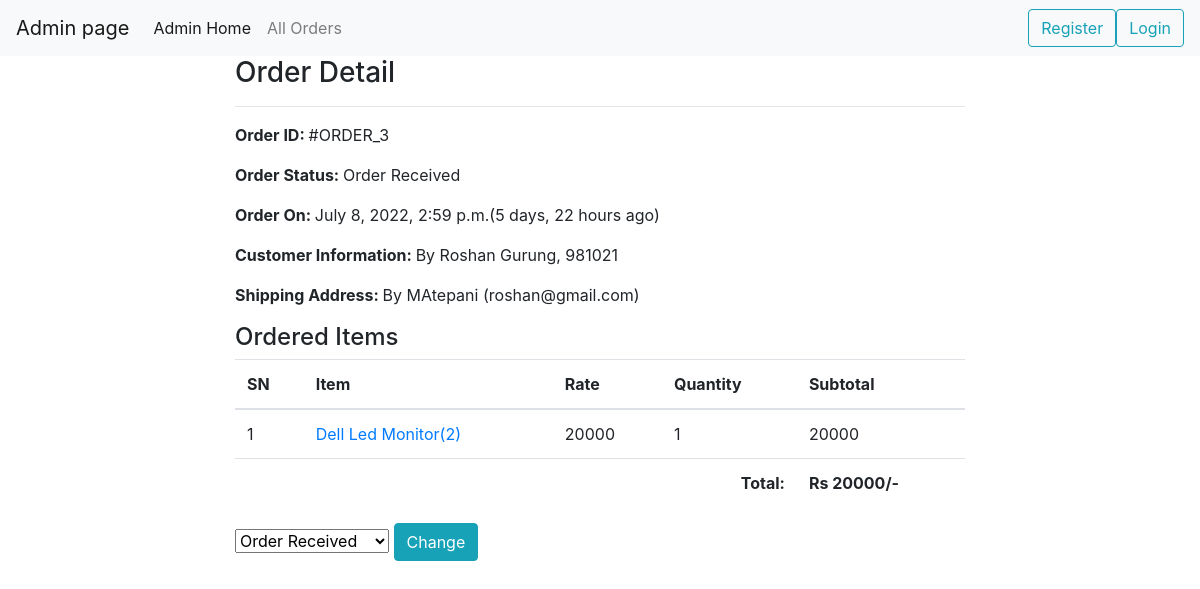
/adminorderdetails/3, run on the app's committed database.
### ecommerceapp/models.py (models this page shows, shortened)
class Order(models.Model):
    cart = models.OneToOneField(Cart, on_delete=models.CASCADE)
    ordered_by = models.CharField(max_length=200)
    shipping_address = models.CharField(max_length=200)
    mobile = models.CharField(max_length=10)
    email = models.EmailField(null=True, blank=True)
    subtotal = models.PositiveIntegerField()
    discount = models.PositiveIntegerField()
    total = models.PositiveIntegerField()
    order_status = models.CharField(max_length=50, choices=ORDER_STATUS)
    created_at = models.DateTimeField(auto_now_add=True)

class CartProduct(models.Model):
    cart = models.ForeignKey(Cart, on_delete=models.CASCADE)
    product = models.ForeignKey(Product, on_delete=models.CASCADE)
    rate = models.PositiveIntegerField()
    quantity = models.PositiveIntegerField()
    subtotal = models.PositiveIntegerField()

class Product(models.Model):
    title = models.CharField(max_length=200)
    slug = models.SlugField(unique=True)
    category = models.ForeignKey(Category, on_delete=models.CASCADE)
    image = models.ImageField(upload_to="products")
    marked_price = models.PositiveIntegerField()
    selling_price = models.PositiveIntegerField()
    description = models.TextField()
    warranty = models.CharField(max_length=300, null=True, blank=True)
    return_policy = models.CharField(max_length=300, null=True, blank=True)
    view_count = models.PositiveIntegerField(default=0)

### ecommerceapp/views.py (the view)
# urls.py: path('adminorderdetails/<int:id>', AdminOrderDetailView.as_view(), name ='adminorderdetail')
class AdminOrderDetailView(DetailView):
    template_name = 'admin/adminorderdetail.html'
    model = Order
    context_object_name = "ord_obj"
    pk_url_kwarg ='id'
    def get_context_data(self, **kwargs):
        context = super().get_context_data(**kwargs)
        context["allstatus"] = ORDER_STATUS
        return context

### ecommerceapp/templates/admin/adminorderdetail.html (shortened to what this page needs)
{% extends 'admin/adminbase.html' %}
{% block content %}
<div class="container">
    <div class="row">
        <div class="col-md-8 mx-auto">
            <h3>Order Detail</h3>
            <hr>
            <p><span class="font-weight-bold">Order ID: </span> #ORDER_{{ord_obj.id}}</p>
            <p><span class="font-weight-bold">Order Status: </span> {{ord_obj.order_status}}</p>
            <p><span class="font-weight-bold">Order On: </span> {{ord_obj.created_at}}({{ord_obj.created_at|timesince}} ago)</p>
            <p><span class="font-weight-bold">Customer Information: </span> By {{ord_obj.ordered_by}}, {{ord_obj.mobile}}</p>
            <p><span class="font-weight-bold">Shipping Address: </span> By {{ord_obj.shipping_address}} ({{ord_obj.email}})</p>
            <h4>Ordered Items</h4>
            <table class="table">
                <thead>
                    <tr>
                        <th>SN</th>
                        <th>Item</th>
                        <th>Rate</th>
                        <th>Quantity</th>
                        <th>Subtotal</th>
                    </tr>
                </thead>
                <tbody>
                    {% for cp in ord_obj.cart.cartproduct_set.all %}
                    <tr>
                        <td>{{forloop.counter}}</td>
                        <td><a target="_blank"
                                href="">{{cp.product.title}}({{cp.product.id}})</a>
                        </td>
                        <td>{{cp.rate}}</td>
                        <td>{{cp.quantity}}</td>
                        <td>{{cp.subtotal}}</td>
                    </tr>
                    {% endfor %}
                    <tr>
                        <th colspan="4" class="text-right">Total: </th>
                        <th>Rs {{ord_obj.total}}/-</th>
                    </tr>
                </tbody>
            </table>
            <form action="" method="POST">
                <select name="status">
                    {% for i, j in allstatus %}
                    <option value="{{i}}" {% if i == ord_obj.order_status %}selected{% endif %}>{{j}}</option>
                    {% endfor %}
                </select>
                <button class="btn btn-info">Change</button>
            </form>
        </div>
    </div>
</div>
{% endblock %}

### data on the page
Order: id "3", order_status "Order Received", created_at "July 8, 2022, 2:59 p.m.", created_at "5 days, 22 hours", ordered_by "Roshan Gurung", mobile "981021", shipping_address "MAtepani", email "roshan@gmail.com", total "20000", status "Order Received"
CartProduct: product "Dell Led Monitor", product.id "2", rate "20000", quantity "1", subtotal "20000"
